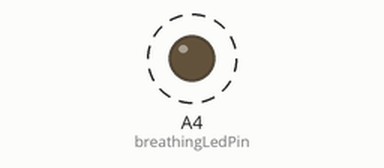
Bench run of a program on a simulated Arduino Zero (SAMD21). On the bench: output pins drawn as LEDs (lit = HIGH). Dashed ring = blinking.

Above: at 0.2 s.
Timing chart, 0 to 4.7 s (numbered marks = the images above):
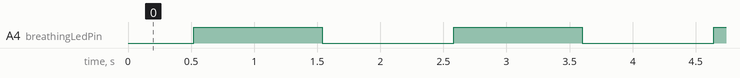

Measured:
- by itself, A4 (breathingLedPin): alternates HIGH for 1.0 s and LOW for 1.0 s

The program:

main.cpp
```cpp
#include "main.h"

const int breathingLedPin = 18;
int brightness = 0;
int increments = 40; // the higher this value, the faster the breathing

void setup() {
  pinMode(breathingLedPin, OUTPUT); // I know it's not necessary to put this in analogwrite but makes it easier to track the pins

  analogWriteResolution(12); // to set the resolution to 12-bit (max supported by my board)
}

void loop() {
  for (brightness = 0; brightness < 4095; brightness += increments) {
    analogWrite(breathingLedPin, brightness);
    delay(10);
  }

  for (brightness = 4095; brightness > 0; brightness -= increments) {
    analogWrite(breathingLedPin, brightness);
    delay(10);
  }
}
```

main.h
```cpp
#pragma once
#include <Arduino.h>

extern const int breathingLedPin;
extern int brightness;
extern int increments;

void setup();
void loop();
```
